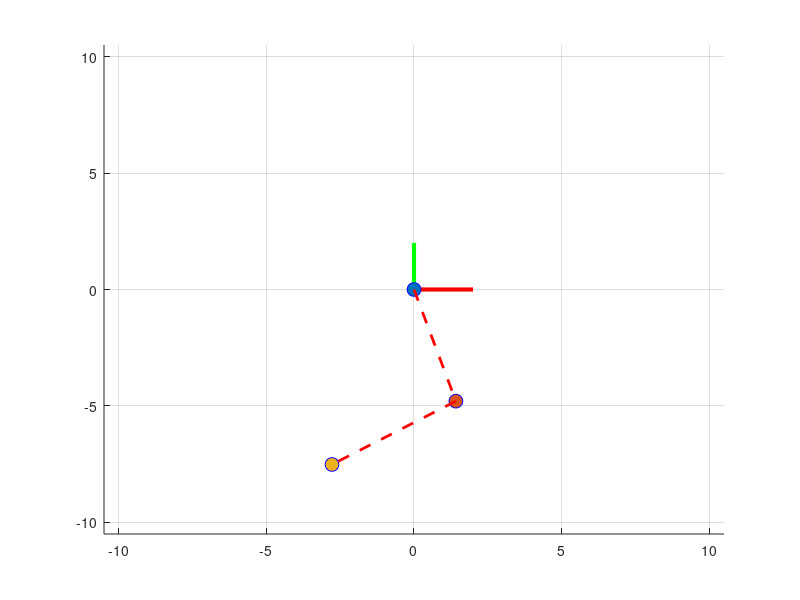

This figure's MATLAB source:
clf;
clc;

l1 = input("Introduce la longitud del eslabon 1 [m]: ");
teta1 = input("Introduce el angulo de la primer articulacion [rad]: ");
l2 = input("Introduce la longitud del eslabon 2 [m]: ");
teta2 = input("Introduce el angulo de la segunda articulacion [rad]: ");

ruta_teta1 = linspace(0, teta1, 30);
ruta_teta2 = linspace(0, teta2, 30);
joint_1 = [0 0]';

limite = l1 + l2 + 0.5;

for i = 1:30
    clf;
    hold on;
    grid on;
    
    axis([-limite limite -limite limite]);
    
    line([0 2], [0 0], [0 0], 'Color', 'red', 'LineWidth', 3);
    line([0 0], [0 2], [0 0], 'Color', 'green', 'LineWidth', 3);

    angulo_actual = ruta_teta1(i);
    angulo_actual2 = ruta_teta2(i);
    
    l1x = l1 * cos(angulo_actual);
    l1y = l1 * sin(angulo_actual);
    joint_2 = [l1x, l1y]'; 
    
    l2x = l2 * cos(angulo_actual + angulo_actual2);
    l2y = l2 * sin(angulo_actual + angulo_actual2);
    
    EFx = l1x + l2x;
    EFy = l1y + l2y;
    EF = [EFx, EFy]';
    
    scatter(joint_1(1), joint_1(2), 100, 'filled', 'MarkerEdgeColor', 'blue');
    scatter(joint_2(1), joint_2(2), 100, 'filled', 'MarkerEdgeColor', 'blue');
    scatter(EF(1), EF(2), 100, 'filled', 'MarkerEdgeColor', 'blue');
    
    line([joint_1(1) joint_2(1)], [joint_1(2) joint_2(2)], [0 0], "Color", "red", "LineWidth", 2, "LineStyle", "--");
    line([joint_2(1) EF(1)], [joint_2(2) EF(2)], [0 0], "Color", "red", "LineWidth", 2, "LineStyle", "--");
    
    pause(0.05); 
end
